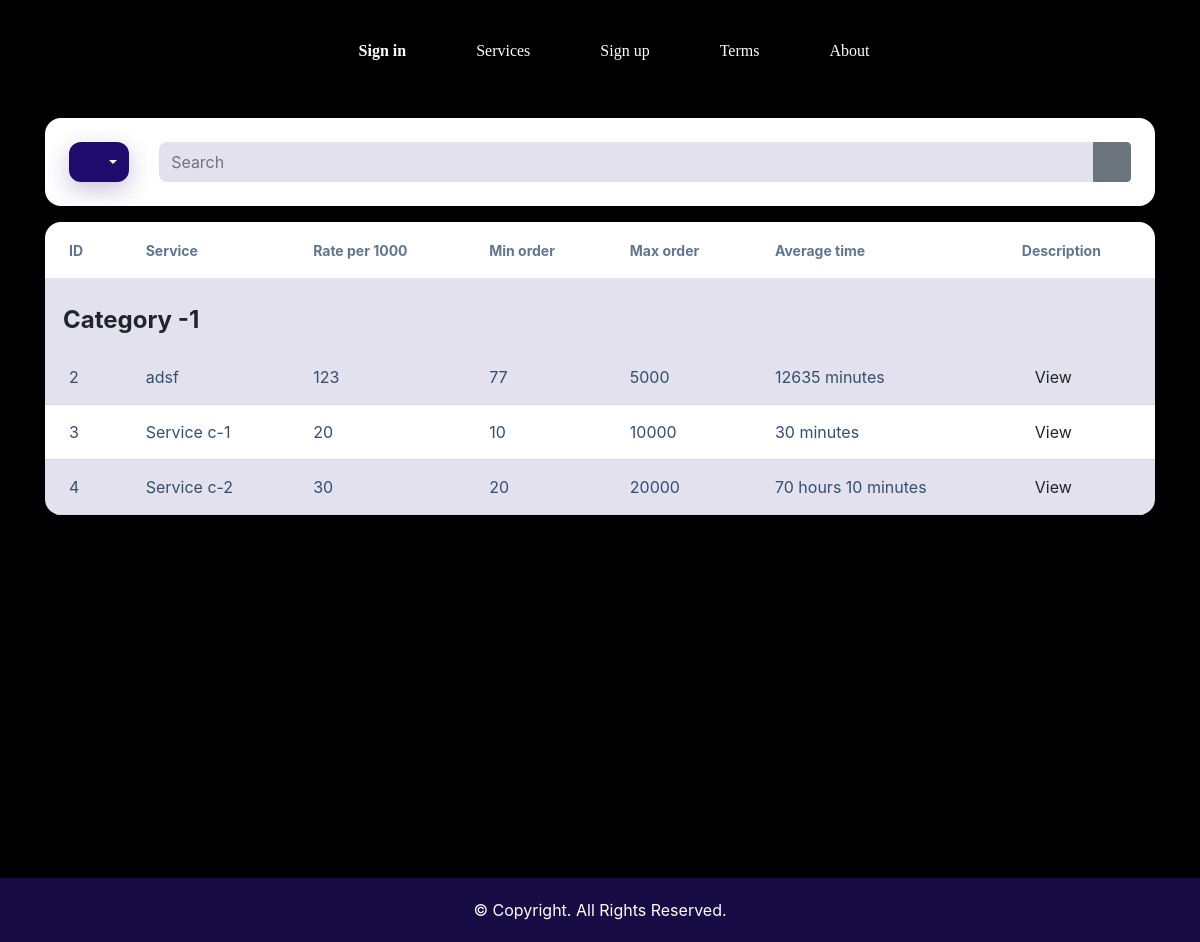
/services, run on an earlier commit of the app's database.
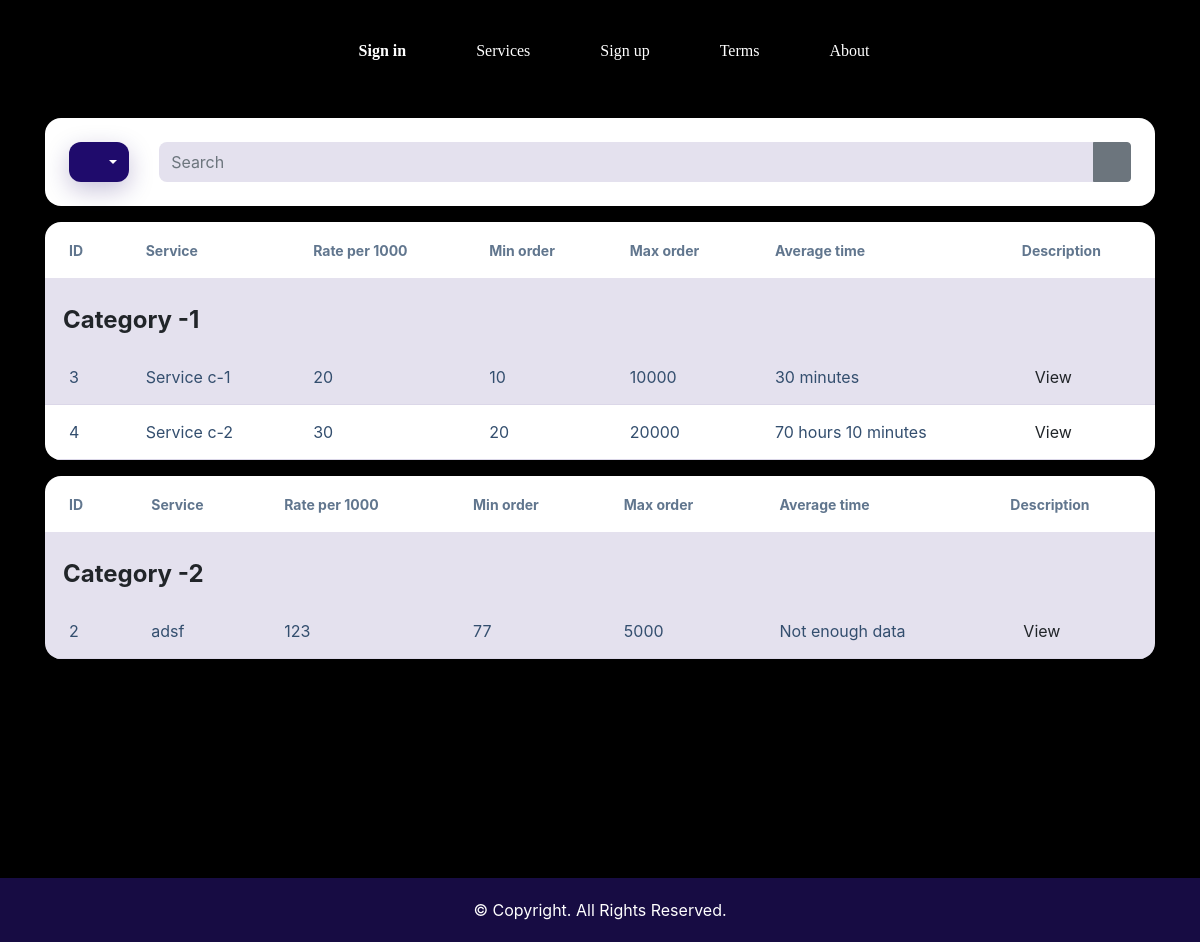
And on a later commit of the database.
### services/models.py (models this page shows, shortened)
class CategoryModel(models.Model):
    name = models.CharField(max_length=400)
    active = models.BooleanField(default=False)
    def __str__(self) -> str:
        return self.name
    class Meta:
        verbose_name="Categorie"

class ServicesModel(models.Model):
    category = models.ForeignKey(CategoryModel, on_delete=models.CASCADE)
    name = models.CharField(max_length=400)
    min_order = models.IntegerField()
    max_order = models.IntegerField()
    rate = models.IntegerField(help_text="Per 1000 ")
    average_time_hours = models.IntegerField(blank=True, null=True)
    average_time_minutes = models.IntegerField(blank=True, null=True)
    description = models.TextField(max_length=4000, blank=True, null=True)
    service_id = models.IntegerField(blank=True, null=True)
    active = models.BooleanField(default=False)
    class Meta:
        verbose_name="Service"

### services/views.py (the view)
# urls.py: path('', include('services.urls')),
def services(request):
    search = request.GET.get('search')
    cat = request.GET.get('cat')
    categories = CategoryModel.objects.filter(active=True)
    print(categories)
    services = []
    for category in categories:
        service = ServicesModel.objects.filter(active=True, category=category)
        if service.count() > 0:
            category.services = service
            services.append(category)
    return render(request, 'services.html', {"categories": services})

### services/templates/services.html (shortened to what the changed rows need)
{% extends 'base.html' %} {% block title %}Register {% endblock title %}
{% block content %}
<div class="wrapper wrapper-navbar">
    <div class="wrapper-content" style="background: #190c4c">
        <div class="wrapper-content__body">
            <div class="wrapper-content__body">
                <div id="block_21">
                    <div class="services-list">
                        <div class="container">
                            <div class="row">
                                <div class="col">
                                    <div class="services-list__table">
                                        <div
                                            class="table-bg component_table"
                                            id="service-table-21"
                                        >
                                            {% for category in categories %}
                                            <div
                                                class="
                                                    table-wr table-responsive
                                                    mb-3
                                                "
                                                data-filter-table-wrapper="84"
                                            >
                                                <table class="table">
                                                    <thead>
                                                        <tr>
                                                            <th>ID</th>
                                                            <th class="nowrap">
                                                                Service
                                                            </th>
                                                            <th class="nowrap">
                                                                Rate per 1000
                                                            </th>
                                                            <th class="nowrap">
                                                                Min order
                                                            </th>
                                                            <th class="nowrap">
                                                                Max order
                                                            </th>
                                                            <th
                                                                class="nowrap"
                                                                nowrap=""
                                                            >
                                                                <div
                                                                    class="
                                                                        d-flex
                                                                        align-items-center
                                                                    "
                                                                >
                                                                    <span
                                                                        >Average
                                                                        time</span
                                                                    >
                                                                    <span
                                                                        class="
                                                                            ml-1
                                                                            mr-1
                                                                            fa
                                                                            fa-exclamation-circle
                                                                        "
                                                                        data-toggle="tooltip"
                                                                        data-placement="top"
                                                                        title=""
                                                                        data-original-title="The average time is based on 10 latest completed orders per 1000 quantity."
                                                                    ></span>
                                                                </div>
                                                            </th>
                                                            <th
                                                                class="
                                                                    hidden-xs
                                                                    hidden-sm
                                                                    service-description__th
                                                                "
                                                            >
                                                                Description
                                                            </th>
                                                        </tr>
                                                    </thead>
                                                    <thead>
                                                        <tr>
                                                            <th
                                                                colspan="7"
                                                                class="
                                                                    styles-services-default
                                                                    services-category
                                                                "
                                                            >
                                                                {{category}}
                                                            </th>
                                                        </tr>
                                                    </thead>
                                                    <tbody>
                                                        {% for service in  category.services %}
                                                        <tr
                                                            data-filter-table-category-id="{{category.id}}"
                                                        >
                                                            <td
                                                                data-label="ID"
                                                                data-filter-table-service-id="{{service.id}}"
                                                            >
                                                            {{service.id}}
                                                            </td>
                                                            <td
                                                                data-label="Service"
                                                                class="
                                                                    table-service
                                                                "
                                                                data-filter-table-service-name="true"
                                                            >
                                                                {{service.name}}
                                                            </td>
                                                            <td
                                                                data-label="Rate per 1000"
                                                            >
                                                                {{service.rate}}
                                                            </td>
                                                            <td
                                                                data-label="Min order"
                                                            >
                                                                {{service.min_order}}
                                                            </td>
                                                            <td
                                                                data-label="Max order"
                                                            >
                                                            {{service.max_order}}
                                                            </td>
                                                            <td
                                                                data-label="Average time"
                                                                class="nowrap"
                                                            >
                                                            {% if service.average_time_hours or service.average_time_minutes %}
                                                            {% if service.average_time_hours %}
                                                             {{service.average_time_hours}} hours
                                                            {% endif %}
                                                            {% if service.average_time_minutes %}
                                                            {{service.average_time_minutes}} minutes
                                                            {% endif %}
                                                            {% else %}
                                                            Not enough data
                                                            {% endif %}
                                                            </td>
                                                            <td
                                                                data-label=""
                                                                class="
                                                                    services-list__description
                                                                "
                                                            >
                                                                <div
                                                                    class="
                                                                        component_button_view
                                                                    "
                                                                >
                                                                    <div
                                                                        class=""
                                                                    >
                                                                        <button
                                                                            class="
                                                                                btn
                                                                                btn-actions
                                                                                btn-view-service-description
                                                                            "
                                                                            data-toggle="modal"
                                                                            data-content-id="#service-description-id-21-{{service.id}}"
                                                                            data-service-id="{{service.id}}"
                                                                            data-service-name="{{service.name}}"
                                                                            data-min="{{service.min_order}}"
                                                                            data-max="{{service.max_order}}"
                                                                            data-target="#service-description-21"
                                                                        >
                                                                            View
                                                                        </button>
                                                                    </div>
                                                                </div>
                                                            </td>
                                                        </tr>
                                                        {% endfor %}
                                                    </tbody>
                                                </table>
                                            </div>
                                            {% endfor %}
                                        </div>
                                    </div>
                                </div>
                            </div>
                        </div>
                    </div>
                </div>
            </div>
        </div>
    </div>
</div>
{% endblock content %}

What changed in the data, as far as the page shows it:
changed CategoryModel "Category -1": loses ServicesModel (id "2", name "adsf", rate "123", min_order "77", max_order "5000", average_time_minutes "12635")
now on this page (row unchanged): CategoryModel: name "Category -2", ServicesModel (id "2", name "adsf", rate "123", min_order "77", max_order "5000", shows "Not enough data")
